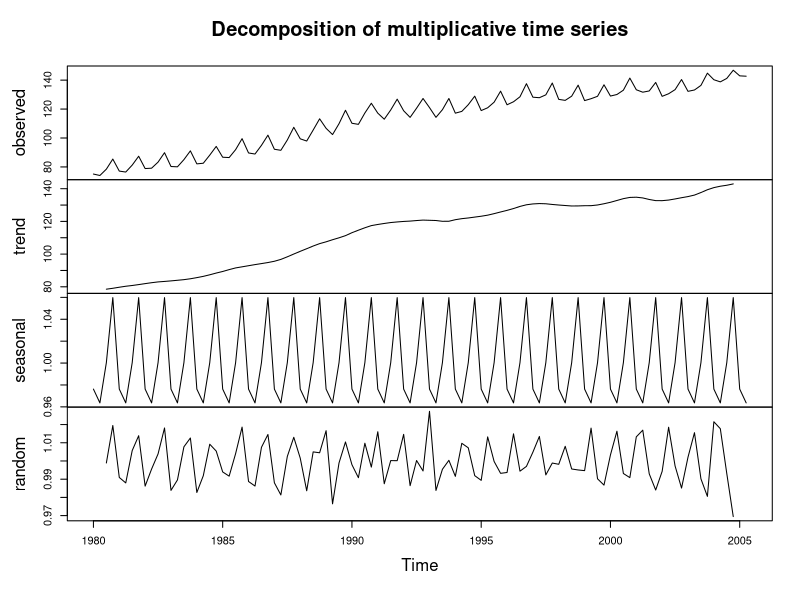

Here is the R script that generated this plot:
# seasonally adjusting for GDP data
SNA <- read.csv("../data/GDPO1980TABLE.csv", skip=2, header=TRUE)
GDP <- ts(SNA$GDP, start=c(1980,1), frequency=4)
(bunkai1 <- decompose(GDP, type="multiplicative"))
plot(bunkai1)
